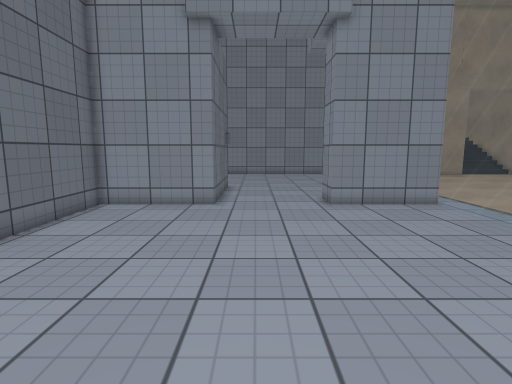
view 1 (above)

18 first-person views from a walk through a scene from a Unity 3-D project. The camera is 1.3 m above the floor, tilts 8° down and sees 80° across. The floor is counted in squares, 0.5 m on a side. Each view is taken from the middle of a square. On the plan, view 1 faces up. The plan holds only what a view shows up to about 20 squares ahead; the rest is blank. The place goes on beyond the plan. The player character is not drawn. Surface patterns are stand-ins for the level's own textures.

view 2
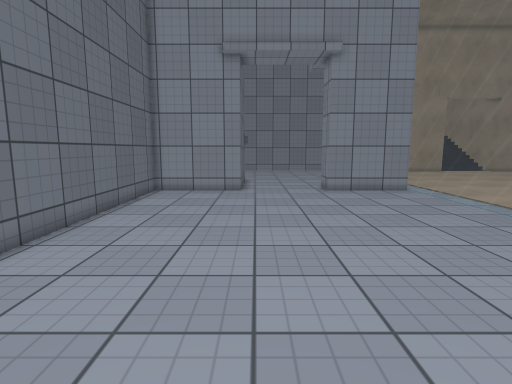

view 3
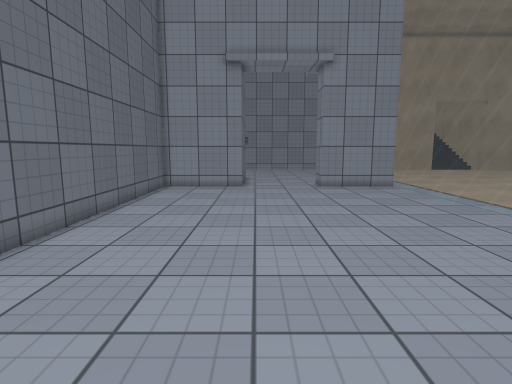

view 4
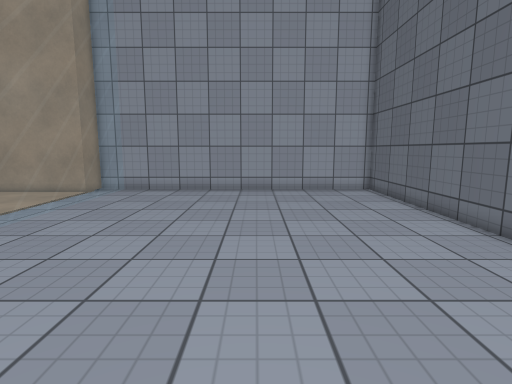

view 5
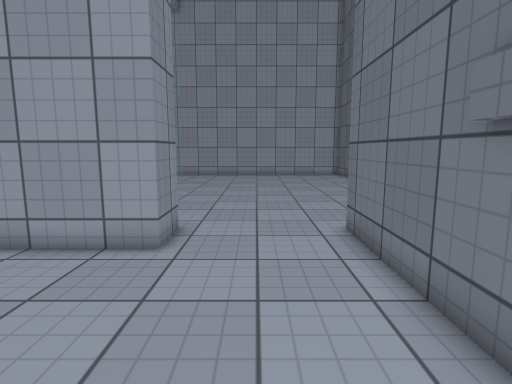

view 6
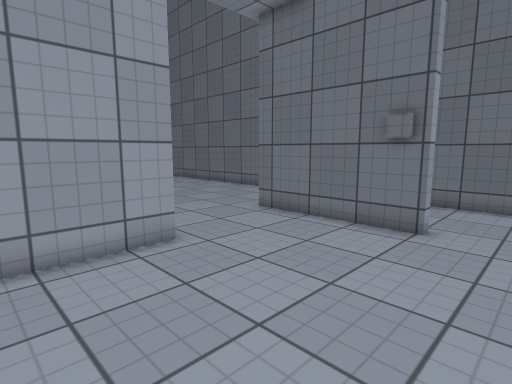

view 7
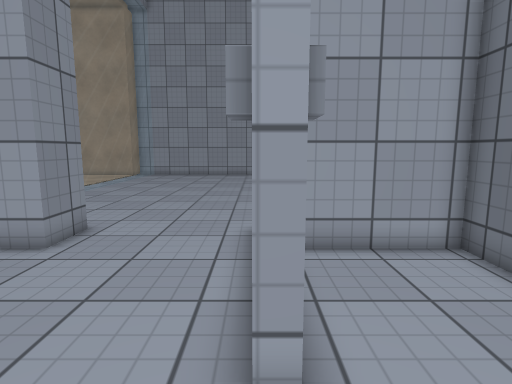

view 8
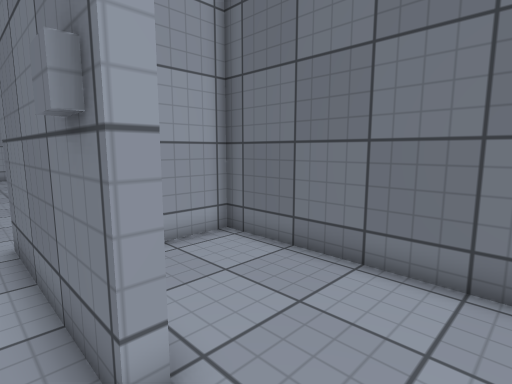

view 9
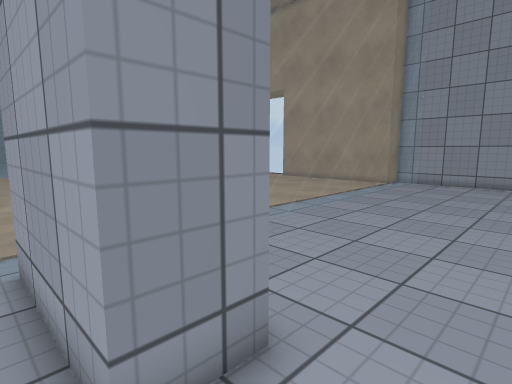

view 10
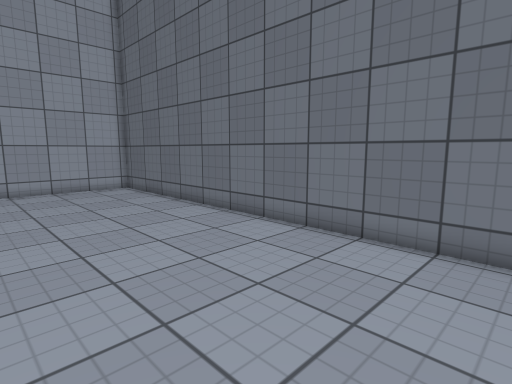

view 11
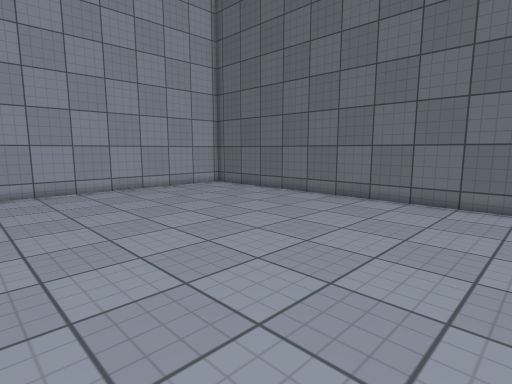

view 12
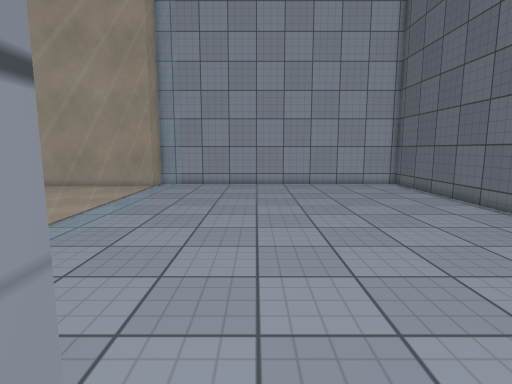

view 13
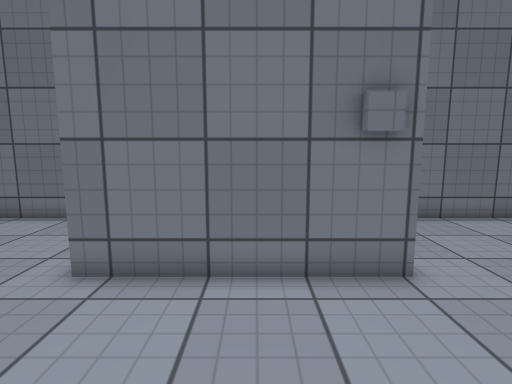

view 14
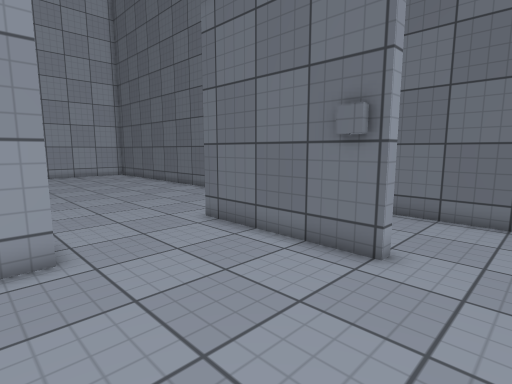

view 15
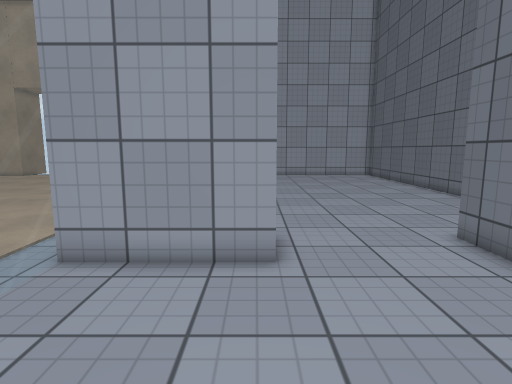

view 16
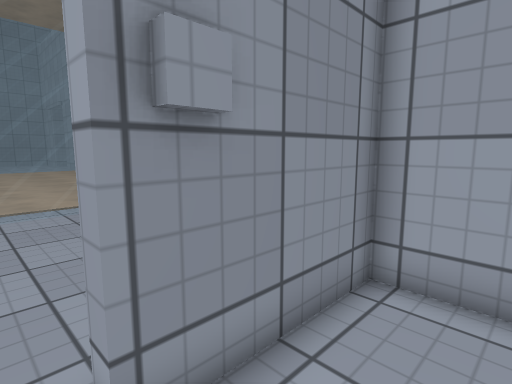

view 17
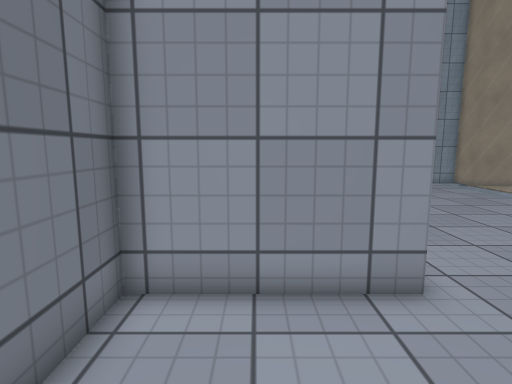

view 18
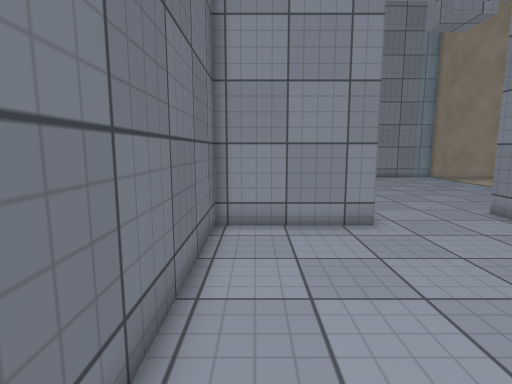

### Floor plan
Key: @ floor where view 1 was taken; # wall or solid block; . floor; = window, fence, low wall or low ledge.
Columns run from 7 left of view 1 to 10 right of it. Each row starts with its distance up from view 1.
 24 #...............=
 23 #...............
 22 #...............
 21 #....#..........
 20 #....#..........=
 19 #....#..........=
 18 #....#..........
 17 #....#..........=
 16 ######.....######
 15 ######.....#####
 14 ######.....######
 13 #...............=
 12 #...............=
 11 #...............=
 10 #...............=
  9 #...............=
  8 #...............=
  7 #...............=
  6 #...............=
  5 #...............=
  4 #...............=
  3 #...............=
  2 #...............=
  1 #...............=
  0 #......@........=
 -1 #...............=
 -2 #...............=
 -3 #...............=
 -4 #...............=
 -5 #...............=#
 -6 #...............=#
 -7 #...............=#
 -8 ##################

Where each view was taken, in squares from view 1:
view 1: 0 up, 0 right, facing up
view 2: 5 down, 1 left, facing up
view 3: 7 down, 1 left, facing up
view 4: 12 up, 0 right, facing down
view 5: 24 up, 1 right, facing down
view 6: 24 up, 8 right, facing down-left
view 7: 24 up, 2 left, facing down
view 8: 24 up, 1 left, facing down-left
view 9: 17 up, 1 right, facing down-right
view 10: 13 up, 1 right, facing down-left
view 11: 12 up, 8 right, facing down-left
view 12: 15 up, 3 right, facing down
view 13: 18 up, 4 right, facing left
view 14: 24 up, 5 right, facing down-left
view 15: 23 up, 4 right, facing down
view 16: 22 up, 5 left, facing down-right
view 17: 9 up, 5 left, facing up
view 18: 4 up, 6 left, facing up
